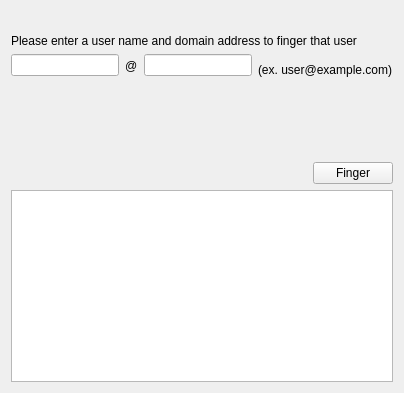
     <widget class="QWidget" name="tab_finger">
      <attribute name="title">
       <string>Finger</string>
      </attribute>
      <layout class="QVBoxLayout" name="verticalLayout_13">
       <property name="topMargin">
        <number>34</number>
       </property>
       <item>
        <widget class="QWidget" name="widget_6" native="true">
         <property name="minimumSize">
          <size>
           <width>0</width>
           <height>150</height>
          </size>
         </property>
         <property name="maximumSize">
          <size>
           <width>16777215</width>
           <height>150</height>
          </size>
         </property>
         <layout class="QVBoxLayout" name="verticalLayout_12">
          <property name="leftMargin">
           <number>0</number>
          </property>
          <property name="topMargin">
           <number>0</number>
          </property>
          <property name="rightMargin">
           <number>0</number>
          </property>
          <property name="bottomMargin">
           <number>0</number>
          </property>
          <item>
           <widget class="QLabel" name="finger_please_label">
            <property name="text">
             <string>Please enter a user name and domain address to finger that user</string>
            </property>
           </widget>
          </item>
          <item>
           <layout class="QHBoxLayout" name="horizontalLayout_7">
            <item>
             <widget class="QLineEdit" name="finger_username_lineedit"/>
            </item>
            <item>
             <widget class="QLabel" name="finger_at_label">
              <property name="text">
               <string>@</string>
              </property>
             </widget>
            </item>
            <item>
             <widget class="QLineEdit" name="finger_domain_lineedit"/>
            </item>
            <item>
             <widget class="QLabel" name="finger_example_label_1">
              <property name="text">
               <string>&lt;html&gt;&lt;head/&gt;&lt;body&gt;&lt;p&gt;&lt;span style=&quot; font-size:14pt; vertical-align:sub;&quot;&gt;(ex. user@example.com)&lt;/span&gt;&lt;/p&gt;&lt;/body&gt;&lt;/html&gt;</string>
              </property>
             </widget>
            </item>
           </layout>
          </item>
          <item>
           <spacer name="finger_spacer_1">
            <property name="orientation">
             <enum>Qt::Vertical</enum>
            </property>
            <property name="sizeHint" stdset="0">
             <size>
              <width>20</width>
              <height>40</height>
             </size>
            </property>
           </spacer>
          </item>
          <item alignment="Qt::AlignRight">
           <widget class="QPushButton" name="finger_button">
            <property name="text">
             <string>Finger</string>
            </property>
           </widget>
          </item>
         </layout>
        </widget>
       </item>
       <item>
        <widget class="QTextBrowser" name="finger_text_browser">
         <property name="font">
          <font>
           <family>Monospace</family>
          </font>
         </property>
         <property name="lineWrapMode">
          <enum>QTextEdit::NoWrap</enum>
         </property>
        </widget>
       </item>
      </layout>
     </widget>
